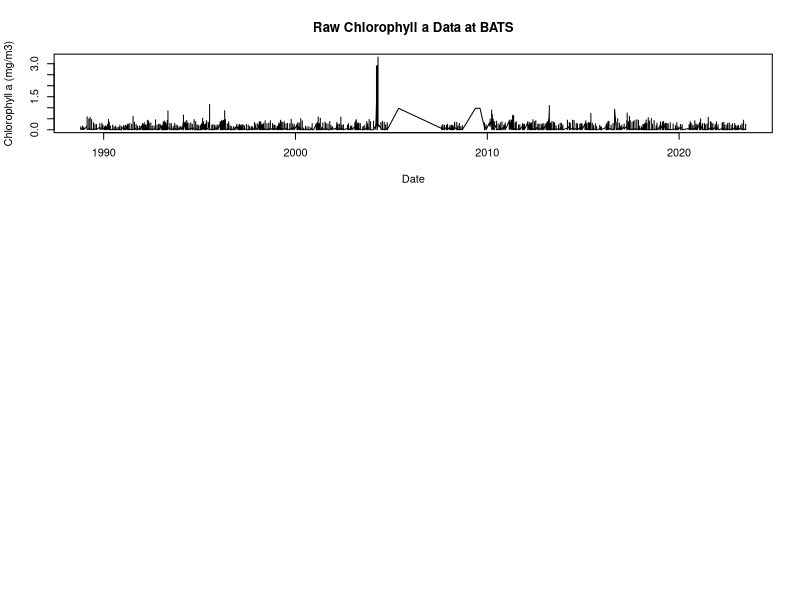

The R script that drew this image: (Note: this script raises an error after producing the figure.)
# This script is for handling the phytoplankton dataset obtained from the BATS_pigments file on their website. 
# The goal is to clean the dataset, extract relevant columns, and perform analyses such as depth integration and normalization of chlorophyll a data to understand phytoplankton biomass over time at the BATS site.

# Importing required libraries 
library(readxl)
library(dplyr)
library(pracma)
library(lubridate)
library(ggplot2)


BATS_pigments_1_ <- read_excel("Data/BATS_pigments (1).xlsx",na="-999")
View(BATS_pigments_1_)

# Cleaning the dataset (BATS_pigments) ----

BATS_pigments <- BATS_pigments_1_[-c(1:49), ] #get rid of rows 1-49 and make the new row 1 column names
colnames(BATS_pigments) <- BATS_pigments[1, ] #set first row as column names
BATS_pigments <- BATS_pigments[-1, ] #remove the first row which is now column names

View(BATS_pigments)

### Creating a new data set (BATS_chla) with only year, depth, turners chlorophyll a data ----
# Remember, aim is: using Chl column, standardize depth for chlorophyll a. Need to think of a way to normalize this across the water column as different things have different ranges and need to normalize this.
BATS_chla <- BATS_pigments %>%
  select(yyyymmd, latN, lonW,Depth, Chl) %>% #select only relevant columns
  na.omit()
View(BATS_chla)

#round from decimal to whole number
BATS_chla$Depth <- round(as.numeric(BATS_chla$Depth))
BATS_chla$Depth <- as.numeric(BATS_chla$Depth)
BATS_chla$Chl   <- as.numeric(BATS_chla$Chl)
#BATS_chla$yyyymmd <- as.numeric(BATS_chla$yyyymmd)

BATS_chla$yyyymmd <- ymd(BATS_chla$yyyymmd)

str(BATS_chla$Chl)
str(BATS_chla$Depth)


#Raw chl data plot
par(mfrow=c(3,1)) # set up a 3-row plotting area

plot(BATS_chla$yyyymmd,BATS_chla$Chl, type="l",
     xlab="Date", ylab="Chlorophyll a (mg/m3)",
     main="Raw Chlorophyll a Data at BATS")

plot(phyto_top3$Date, phyto_top3$Chl_top3, type="l",
     xlab="Date", ylab="Mean Chlorophyll a (mg/m³)",
     main="Surface-weighted Chlorophyll (Top 3 Depth Bins) at BATS")

plot(norm_chl$Date, norm_chl$Chl_mean_200m_mg_m3, type="l",
     xlab="Date", ylab="Depth-normalized Chlorophyll a (mg/m3)",
     main="Time-series of Depth-normalized Chlorophyll a (0-200 m) at BATS")

#Chlorophyll a vs Depth and Time
ggplot(BATS_chla, aes(x=yyyymmd, y=Chl))+
  geom_line(color= "darkblue")+
  geom_smooth(method ='lm', color = "blue")+
  labs( x = "Date", y= "Chl")+
  theme_classic()

########## CHANNING ADVICE ####################################################
# Taking mean of top three depth bins 
phyto_top3 <- BATS_chla %>%
  arrange(yyyymmd, Depth) %>%          # ensure shallow depths come first
  group_by(yyyymmd) %>% 
  slice_min(order_by = Depth, n = 3) %>%# select 3 shallowest depths per date
  summarise(Chl_top3 = mean(Chl, na.rm = TRUE)) %>% # average chlorophyll across these 3 depth bins 
  ungroup() %>%
  rename(Date = yyyymmd) 

# outlier removal 
Q1 <- quantile(phyto_top3$Chl_top3, 0.25, na.rm = TRUE)
Q3 <- quantile(phyto_top3$Chl_top3, 0.75, na.rm = TRUE)
IQR_val <- Q3 - Q1

upper_bound <- Q3 + 1.5 * IQR_val

phyto_top3_clean <- phyto_top3 %>%
  filter(Chl_top3 <= upper_bound)

ggplot(phyto_top3_clean, aes(x = Date, y = Chl_top3)) +
  geom_line(color = "darkorange") +
  geom_smooth(method = "lm", se = FALSE) +
  labs(title = "Surface-weighted Chlorophyll (Top 3 Depth Bins)",
    x = "Date", y = "Mean Chlorophyll a (mg/m³)") +
  theme_classic()

ggplot(norm_chl, aes(x = Date, y = Chl_mean_200m_mg_m3)) +
  geom_line(color = "forestgreen") +
  geom_smooth(method = "lm", se = FALSE) +
  labs(title = "Surface-weighted Chlorophyll (Top 3 Depth Bins)",
       x = "Date", y = "Mean Chlorophyll a (mg/m³)") +
  theme_classic()


#save to data folder - github ----
write.csv(phyto_top3_clean , "Data/phyto_top3_clean.csv", row.names = FALSE)


# Trapezoidal integration ----
# If  Depth values don’t start at 0 or end at 200 exactly, trapezoidal integration still handles it correctly.

# Filter depths 0–200 m and arrange
BATS_filtered <- BATS_chla %>%
  filter(Depth >= 0, Depth <= 200) %>%
  arrange(Depth)

# Depth-integrated chlorophyll (mg/m^2)
Chl_int <- trapz(BATS_filtered$Depth, BATS_filtered$Chl)

# FINAL DECISION ----

norm_chl <- BATS_chla %>%
  filter(Depth >= 0, Depth <= 200) %>% # Filter depths 0–200 m
  mutate(Depth = as.numeric(Depth),
    Chl   = as.numeric(Chl)) %>%
  arrange(yyyymmd, Depth) %>%
  group_by(yyyymmd) %>%
  summarise(                      #summarise() collapses all rows for each cast into ONE row.
    Chl_int = trapz(Depth, Chl),       # mg/m2
    Chl_mean_200m = Chl_int / 200      # mg/m3 (depth-normalized)
  )
View(norm_chl)

#date is written as yyyymmdd - fixing date format

#norm_chl$yyyymmd <- as.Date(norm_chl$yyyymmd, format="%Y%m%d")
#norm_chl$yyyymmd <- ymd(norm_chl$yyyymmd)
#norm_chl$yyymmd <- as.numeric (norm_chl$yyyymmd)

#norm_chl$yyyymmd <- as.Date(as.character(norm_chl$yyyymmd), format="%Y%m%d")
#norm_chl$Month <- format(norm_chl$yyyymmd, "%m") # Extract month as numeric
#norm_chl$Year <- format(norm_chl$yyyymmd, "%Y") # Extract year


norm_chl$yyyymmd <- ymd(norm_chl$yyyymmd)

norm_chl$year  <- year(norm_chl$yyyymmd)
norm_chl$month <- month(norm_chl$yyyymmd)
norm_chl$day   <- day(norm_chl$yyyymmd)

#rename column names
colnames(norm_chl)[1] <- "Date"
colnames(norm_chl)[2] <- "Chl_Int_200m_mg_m2"
colnames(norm_chl)[3] <- "Chl_mean_200m_mg_m3"
colnames(norm_chl)[4] <- "Year"
colnames(norm_chl)[5] <- "Month"
colnames(norm_chl)[6] <- "Day"


# Visualizing time-series of depth-normalized chlorophyll ----
plot(norm_chl$Date,norm_chl$Chl_mean_200m_mg_m3, type="l",
     xlab="Date", ylab="Depth-normalized Chlorophyll a (mg/m3)",
    # ylim=c(0,0.5),
     main="Time-series of Depth-normalized Chlorophyll a (0-200 m)")                            

### a) Time-series plot of time-series depth normalized chlorophyll — can see seasonal cycles and long-term changes.----
ggplot(norm_chl, aes(x = Date, y = Chl_mean_200m_mg_m3)) +
  geom_line(color = "darkblue") +
  geom_smooth(method = "lm", color = "blue", se = FALSE) +
  labs(title = "Phytoplankton Biomass (0–200m) Over Time at BATS",
       x = "Date",
       y = "Chlorophyll Mean (mg/m³, normalized to 200m)") +
  theme_classic()

### b) Seasonal pattern (montly averages) -----
#norm_chl$Month <- format(norm_chl$yyyymmd, "%m") # Extract month as numeric
#norm_chl$Month <- as.numeric(norm_chl$Month) # Convert to numeric
chl_monthly <- norm_chl %>% 
  group_by(Month) %>% 
  summarise(MonthlyAvgBiomass = mean(Chl_mean_200m_mg_m3, na.rm = TRUE)) %>% 
  ungroup()
# Plot monthly averages
ggplot(chl_monthly, aes(x = Month, y = MonthlyAvgBiomass)) + # x is month (1-12)
  geom_line(color = "darkgreen") +
  geom_point() +
  scale_x_continuous(breaks = 1:12, labels = month.abb) +
  labs(title = "Monthly Mean Phytoplankton (Chl) Biomass (0–200m) at BATS",
       x = "Month",
       y = "Average Chl (mg/m³, normalized to 200m)") +
  theme_classic()


### c) Annual pattern (yearly averages) ----
str(chl_yearly)
chl_yearly <- norm_chl %>% 
  group_by(Year) %>% 
  summarise(YearlyAvgBiomass = mean(Chl_mean_200m_mg_m3, na.rm = TRUE)) %>%  #calculating avg per year
  ungroup()
# Plot yearly averages
ggplot(chl_yearly, aes(x = Year, y = YearlyAvgBiomass, group=1)) +
  geom_line(color = "purple") +
  geom_smooth(method = "lm", color = "purple", se = FALSE) +
  geom_point() +
  labs(title = "Annual Mean Phytoplankton (Chl) Biomass (0–200m) at BATS",
       x = "Year",
       y = "Average Chl (mg/m³, normalized to 200m)") +
  theme_classic()



# Dealing with the outliers -----
#identifying points greater than 1 mg/m3
outliers <- norm_chl %>%
  filter(Chl_mean_200m_mg_m3 > 1)
View(outliers)

# IQR test to statistically check for whether these are actually outliers (without assuming normality)
chl <- norm_chl$Chl_mean_200m_mg_m3

Q1 <- quantile(chl, 0.25, na.rm = TRUE)
Q3 <- quantile(chl, 0.75, na.rm = TRUE)
IQR_val <- Q3 - Q1

upper_bound <- Q3 + 1.5 * IQR_val
lower_bound <- Q1 - 1.5 * IQR_val

outliers_iqr <- norm_chl %>%
  filter(Chl_mean_200m_mg_m3 > upper_bound |
           Chl_mean_200m_mg_m3 < lower_bound)
outliers_iqr

#Remove outliers based on IQR
norm_chl <- norm_chl %>%
  filter(Chl_mean_200m_mg_m3 <= upper_bound &
  Chl_mean_200m_mg_m3 >= lower_bound)


#checking for normality ----
hist(norm_chl$Chl_mean_200m_mg_m3, breaks=50,
     main="Histogram of Depth-normalized Chlorophyll a (0-200 m) after Outlier Removal",
     xlab="Depth-normalized Chlorophyll a (mg/m3)",
     col="lightblue")

#check if this is normal 
shapiro.test(norm_chl$Chl_mean_200m_mg_m3) #p-value < 0.05, data is not normally distributed

lm_normchl<-lm(Chl_mean_200m_mg_m3~Year, data=norm_chl)
plot(lm_normchl)


#save norm_chl to dataset folder - github ----
write.csv(norm_chl, "Data/norm_chl.csv", row.names = FALSE)


# Visualising community SIZE of plankton ----

# approach 1: boxplot for first decade cumulative chl-a and last decade cumulative chl-a 
cumulative_chl <- BATS_chla %>%
  group_by(yyyymmd) %>%
  summarise(Cumulative_Chl = sum(Chl, na.rm = TRUE)) %>% # sum all chlorophyll values for each date to get cumulative chlorophyll per date
  ungroup() %>%
  mutate(Decade = case_when(
    year(yyyymmd) >= 1980 & year(yyyymmd) < 1990 ~ "First Decade (1980s)",
    year(yyyymmd) >= 2000 & year(yyyymmd) < 2010 ~ "Last Decade (2000s)",
  ))


ggplot(cumulative_chl, aes(x = Decade, y = Cumulative_Chl)) +
  geom_boxplot() +
  labs(title = "Cumulative Chlorophyll a by Decade",
       x = "Decade",
       y = "Cumulative Chlorophyll a (mg/m³)") +
  ylim(0, 3) + # Adjust y-axis limits as needed, adding a trendline
  #geom_smooth(method = "lm", aes(group = 1), color = "red", se = FALSE) +
  theme_classic()


















# ------------------------ TESTING OTHER APPROACHES -------------------------------------------
### Step 1: Interpolation to a Standard Depth Grid (every 5 m from 0 m to 200 m.) ----

# Group by unique depths and average chlorophyll values if duplicates exist

BATS_chla <- BATS_chla %>%
  group_by(yyyymmd, Depth) %>%
  summarise(Chl = mean(Chl, na.rm = TRUE)) %>%
  ungroup()

# Create a standard depth grid
standard_depths <- seq(0, 200, by = 5) # Standard depth grid from 0 to 200 m at 5 m intervals
Chl <- BATS_chla$Chl
Depth <- BATS_chla$Depth

interp_chl <- approx(Depth, Chl, xout=standard_depths, rule=2)$y  # rule=2 => use boundary values for extrapolation


library(pracma)   # for trapz
# linear interpolation
interp_chl <- approx(depth, chl_ug_L, xout=std_grid, rule=2)$y  # rule=2 => use boundary values for extrapolation

# convert µg L^-1 to µg m^-3
chl_ug_m3 <- interp_chl * 1000

# integrate 0-200 m (gives µg m^-2)
chl_ug_m2 <- trapz(std_grid, chl_ug_m3)
chl_mg_m2 <- chl_ug_m2 / 1000

# if cast only to 150 m, option A scale, option B extend with last value
Zmax <- max(depth)
# option A: scale
integral_to_Zmax <- trapz(seq(0,Zmax,by=1), approx(depth, chl_ug_L*1000, xout=seq(0,Zmax,by=1))$y)
scaled_integral_ug_m2 <- integral_to_Zmax * (200 / Zmax)

# option B: extend using last measured value down to 200 m
ext_depths <- c(depth,200)
ext_chl <- c(chl_ug_L, tail(chl_ug_L,1))
ext_interp <- approx(ext_depths, ext_chl, xout=std_grid)$y * 1000
extended_integral_ug_m2 <- trapz(std_grid, ext_interp)



#######################################
#convert Depth_m and Chl_a_ug_per_L to numeric
BATS_chla$Depth <- as.numeric(BATS_chla$Depth)
BATS_chla$Chl <- as.numeric(BATS_chla$Chl)

#remove rows with NA values in Depth or Chl
BATS_chla <- BATS_chla %>%
  filter(!is.na(Depth) & !is.na(Chl))





# Trying stuff out 
### Step 1: Decide on reference depth as 200m and Interpolate each cast onto a standard depth grid. ----
standard_depths <- seq(0, 200, by = 1) # Standard depth grid from 0 to 200 m at 1 m intervals
BATS_chla_interpolated <- BATS_chla %>%
  group_by(yyyymmd) %>%
  do({
    interp_chl <- approx(.$Depth, .$Chl, xout = standard_depths, rule = 2)$y
    data.frame(Depth = standard_depths, Chl = interp_chl)
  }) %>%
  ungroup()
View(BATS_chla_interpolated)


### Step 2: Normalize either: By depth-integrated chlorophyll (average over layer) OR Z-score per depth OR Relative to total chlorophyll in upper layer ----
BATS_chla_normalized <- BATS_chla_interpolated %>%
  group_by(yyyymmd) %>%
  mutate(Total_Chl = sum(Chl, na.rm = TRUE),
         Chl_Normalized = Chl / Total_Chl) %>%
  ungroup()
View(BATS_chla_normalized)

### Step 3: Visualize time-series at specific depths or depth-averaged ----
# Example: Time-series at 10m depth
chl_10m <- BATS_chla_normalized %>%
  filter(Depth == 10)
plot(as.Date(chl_10m$yyyymmd, format="%Y%m%d"), chl_10m$Chl_Normalized, type="l",
     xlab="Date", ylab="Normalized Chlorophyll a at 10m",
     main="Time-series of Normalized Chlorophyll a at 10m Depth")
# Example: Depth-averaged normalized chlorophyll
chl_depth_avg <- BATS_chla_normalized %>%
  group_by(yyyymmd) %>%
  summarise(Depth_Avg_Chl = mean(Chl_Normalized, na.rm = TRUE)) %>%
  ungroup()
plot(as.Date(chl_depth_avg$yyyymmd, format="%Y%m%d"), chl_depth_avg$Depth_Avg_Chl, type="l",
     xlab="Date", ylab="Depth-averaged Normalized Chlorophyll a",
     main="Time-series of Depth-averaged Normalized Chlorophyll a")

### Step 4: Seasonal pattern analysis ----


### Depth Integration (z-score) ----
# calculating the mean - Sum all the chlorophyll values in the BATS_chla dataset and divide by the number of data points.
(mean_chla <- mean(BATS_chla$Chl, na.rm = TRUE))
# calculating the standard deviation - Calculate the standard deviation of the chlorophyll values in the BATS_chla dataset.
(sd_chla <- sd(BATS_chla$Chl, na.rm = TRUE))

# calculating the z-score - For each chlorophyll value, subtract the mean and divide by the standard deviation.
BATS_chla <- BATS_chla %>%
  mutate(Chl_zscore = (Chl - mean_chla) / sd_chla)
View(BATS_chla)

#order dataset by depth
BATS_chla <- BATS_chla %>%
  arrange(Depth)
View(BATS_chla)

# ------
### Vertical integration
### Compute depth-integrated chlorophyll by integration - zero as bottom of integration 200 as top Chl(z) dz then normalize by dividing integration depth to get an avg
BATS_chla_depth_integrated <- BATS_chla %>%
  group_by(yyyymmd) %>% # group by date
  summarise(Depth_Integrated_Chl = sum(Chl, na.rm = TRUE) * (200 / n())) %>% # integrate and normalize
  ungroup() # ungroup the data
View(BATS_chla_depth_integrated)
